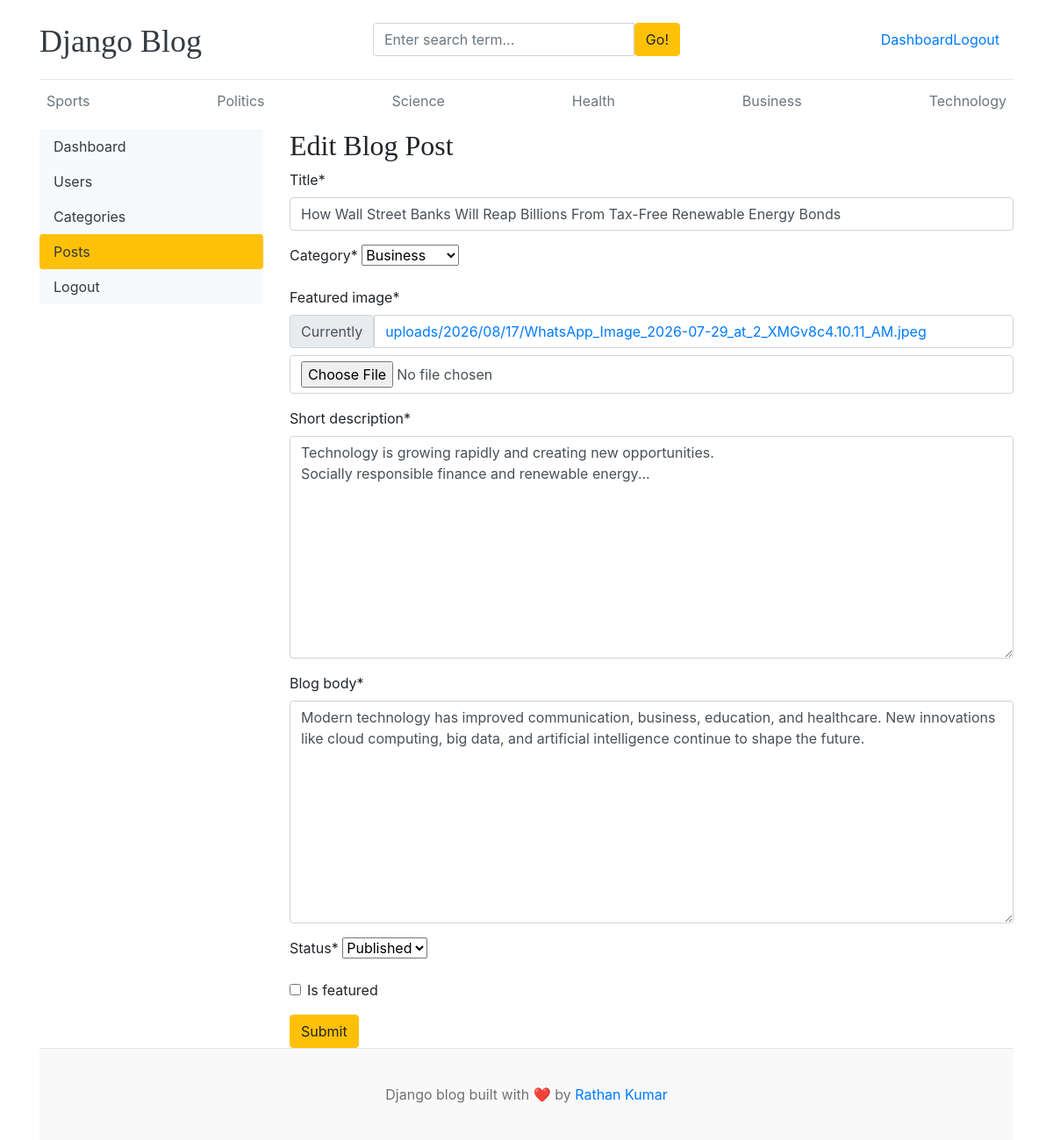
The app's page /dashboard/posts/edit/6/ (signed in) with its own data.
### blog/models.py (models this page shows, shortened)
class Category(models.Model):
    category_name = models.CharField(max_length=50, unique=True)
    created_at = models.DateTimeField(auto_now_add=True)
    updated_at = models.DateTimeField(auto_now=True)
    class Meta:
        verbose_name_plural = "categories"
    def __str__(self):
        return self.category_name

class Blog(models.Model):
    title = models.CharField(max_length=100)
    slug = models.SlugField(max_length=150, unique=True, blank=True)
    category = models.ForeignKey(Category, on_delete=models.CASCADE)
    author = models.ForeignKey(User, on_delete=models.CASCADE)
    featured_image = models.ImageField(upload_to='uploads/%Y/%m/%d')
    short_description = models.TextField(max_length=500)
    blog_body = models.TextField(max_length=2000)
    status = models.CharField(max_length=20, choices=STATUS_CHOICES, default="Draft")
    is_featured = models.BooleanField(default=False)
    created_at = models.DateTimeField(auto_now_add=True)
    updated_at = models.DateTimeField(auto_now=True)

### dashboards/views.py (the view)
# urls.py: path('posts/edit/<int:pk>/', views.edit_post, name='edit_post'),
@login_required(login_url='login')
def edit_post(request, pk):
    post = get_object_or_404(Blog, pk=pk)
    if request.method == 'POST':
        form = BlogPostForm(
            request.POST,
            request.FILES,
            instance=post
        )
        if form.is_valid():
            post = form.save(commit=False)
            title = form.cleaned_data['title']
            post.slug = slugify(title) + '-' + str(post.pk)
            post.save()
            return redirect('posts')
    else:
        form = BlogPostForm(instance=post)
    context = {
        'form': form,
        'post': post,
    }
    return render(
        request,
        'dashboard/edit_post.html',
        context
    )

### dashboards/forms.py
class BlogPostForm(forms.ModelForm):
    class Meta:
        model = Blog
        fields = ('title', 'category', 'featured_image', 'short_description', 'blog_body', 'status', 'is_featured')

### blog/context_processors.py (called while the page is built)
def get_categories(request):
    categories = Category.objects.all()
    return dict(categories=categories)

def get_social_links(request):
    social_links = SocialLink.objects.all()
    return dict(social_links=social_links)

### blog_main/templates/dashboard/edit_post.html (shortened to what this page needs)
{% extends 'base.html' %}
{% load crispy_forms_tags %}
{% block content %}
<div class="row">
    {% include 'dashboard/sidebar.html' %}
    <div class="col-md-9">
        <h2>Edit Blog Post</h2>
        <form action="{% url 'edit_post' post.id %}" method="POST" enctype="multipart/form-data">
            {{ form|crispy }}
            <button type="submit" class="btn btn-warning">
                Submit
            </button>
        </form>
    </div>
</div>
{% endblock %}

### blog_main/templates/base.html (shortened to what this page needs)
{% load static %}
<!DOCTYPE html>
<html lang="en">
<head>
    <link href="https://getbootstrap.com/docs/4.0/dist/css/bootstrap.min.css" rel="stylesheet">
    <link href="{% static 'css/blog.css' %}" rel="stylesheet">
    <link rel="stylesheet"
      href="https://cdnjs.cloudflare.com/ajax/libs/font-awesome/4.7.0/css/font-awesome.min.css">
</head>
<body>
<div class="container">
    <header class="blog-header py-3">
        <div class="row flex-nowrap justify-content-between align-items-center">
            <div class="col-4 pt-1">
                <a class="blog-header-logo text-dark" href="/">
                    Django Blog
                </a>
            </div>
            <div class="col-4">
                <form action="{% url 'search' %}" method="GET">
                    <div class="input-group">
                        <input
                            class="form-control"
                            type="text"
                            name="keyword" value="{{ keyword }}"
                            placeholder="Enter search term..."
                            aria-label="Enter search term..."
                        >
                        <button
                            type="submit"
                            class="btn btn-warning"
                            id="button-search">
                            Go!
                        </button>
                    </div>
                </form>
            </div>
<div class="col-4 d-flex justify-content-end align-items-center">
    {% if not user.is_authenticated %}
    <a class="btn btn-sm btn-warning" href="{% url 'login' %}">
        login
    </a>
    &nbsp;
    <a class="btn btn-sm btn-outline-secondary" href="{% url 'register' %}">
    Register
</a>
{% else %}
<span><a href="{% url 'dashboard' %}">Dashboard</a></span>
<span>
    <a href="{% url 'logout' %}">Logout</a>
</span>
{% endif %}
</div>
        </div>
    </header>
    <div class="nav-scroller py-1 mb-2">
        <nav class="nav d-flex justify-content-between">
            {% for cat in categories %}
                <a
                    class="p-2 text-muted"
                    href="{% url 'posts_by_category' cat.id %}">
                    {{ cat.category_name }}
                </a>
            {% endfor %}
        </nav>
    </div>
    {% block content %}
    {% endblock %}
    <footer class="blog-footer">
        <p>
            Django blog built with ❤️ by
            <a href="#">Rathan Kumar</a>
        </p>
    </footer>
</div>
</body>
</html>

### blog_main/static/blog.css (style rules this page uses)
.blog-header { border-bottom: 1px solid #e5e5e5; }
.blog-header-logo { font-family: "Playfair Display", Georgia, "Times New Roman", serif; font-size: 2.25rem; }
h1, h2, h3, h4, h5, h6 { font-family: "Playfair Display", Georgia, "Times New Roman", serif; }
.blog-footer { padding: 2.5rem 0; color: #727272; text-align: center; background-color: #f9f9f9; border-top: .05rem solid #e5e5e5; }
.blog-footer p:last-child { margin-bottom: 0; }

### records on screen
Category: category_name "Sports"
Category: category_name "Politics"
Category: category_name "Science"
Category: category_name "Health"
Category: category_name "Business"
Category: category_name "Technology"
Blog: title "How Wall Street Banks Will Reap Billions From Tax-Free Renewable Energy Bonds", category "Business", short_description "Technology is growing rapidly and creating new opportunities. Socially responsible finance and renewable energy...", blog_body "Modern technology has improved communication, business, education, and healthcare. New innovations like cloud computing, big data, and artificial intelligence continue to shape the future.", status "Published"
